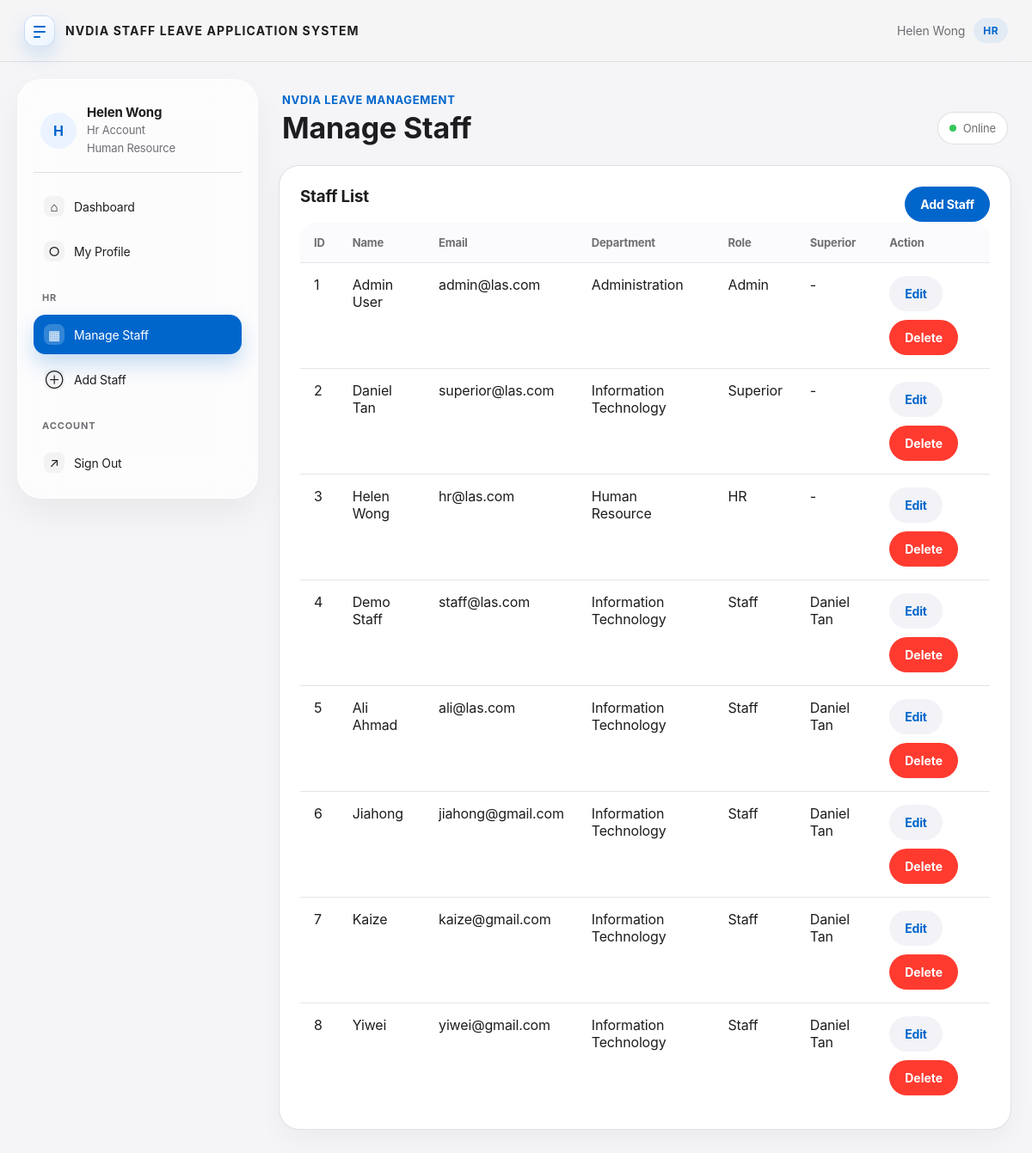
The app's page /staff_list.php (signed in) with its own data.
### tables this page shows
CREATE TABLE `staff` (
  `staff_id` int(11) NOT NULL AUTO_INCREMENT,
  `staff_name` varchar(100) NOT NULL,
  `email` varchar(100) NOT NULL,
  `password` varchar(255) NOT NULL,
  `department_id` int(11) NOT NULL,
  `role_id` int(11) NOT NULL,
  `superior_id` int(11) DEFAULT NULL,
  `is_active` tinyint(1) NOT NULL DEFAULT 1,
  `created_at` datetime NOT NULL DEFAULT current_timestamp(),
  `updated_at` datetime NOT NULL DEFAULT current_timestamp() ON UPDATE current_timestamp(),
  PRIMARY KEY (`staff_id`),
  UNIQUE KEY `uk_staff_email` (`email`),
  KEY `idx_staff_department` (`department_id`),
  KEY `idx_staff_role` (`role_id`),
  KEY `idx_staff_superior` (`superior_id`),
  CONSTRAINT `fk_staff_department` FOREIGN KEY (`department_id`) REFERENCES `department` (`department_id`) ON UPDATE CASCADE,
  CONSTRAINT `fk_staff_role` FOREIGN KEY (`role_id`) REFERENCES `role` (`role_id`) ON UPDATE CASCADE,
  CONSTRAINT `fk_staff_superior` FOREIGN KEY (`superior_id`) REFERENCES `staff` (`staff_id`) ON DELETE SET NULL ON UPDATE CASCADE
);

CREATE TABLE `department` (
  `department_id` int(11) NOT NULL AUTO_INCREMENT,
  `department_name` varchar(100) NOT NULL,
  `department_description` varchar(255) DEFAULT NULL,
  PRIMARY KEY (`department_id`),
  UNIQUE KEY `uk_department_name` (`department_name`)
);

CREATE TABLE `role` (
  `role_id` int(11) NOT NULL AUTO_INCREMENT,
  `role_name` varchar(30) NOT NULL,
  `role_label` varchar(60) NOT NULL,
  `role_description` varchar(255) DEFAULT NULL,
  `can_apply_leave` tinyint(1) NOT NULL DEFAULT 0,
  `can_review_leave` tinyint(1) NOT NULL DEFAULT 0,
  `can_manage_staff` tinyint(1) NOT NULL DEFAULT 0,
  `can_view_email_log` tinyint(1) NOT NULL DEFAULT 0,
  `can_administer_system` tinyint(1) NOT NULL DEFAULT 0,
  PRIMARY KEY (`role_id`),
  UNIQUE KEY `uk_role_name` (`role_name`)
);

### staff_list.php (the view, shortened to what this page needs)
<?php
require_once("core.php");
$pageTitle = "Manage Staff";
renderPageHeader($pageTitle);
$staffRows = dbSelectAll(
    $conn,
    "SELECT s.staff_id, s.staff_name, s.email, d.department_name, r.role_label, r.role_name,
            sp.staff_name AS superior_name
     FROM staff s
     INNER JOIN department d ON s.department_id = d.department_id
     INNER JOIN `role` r ON s.role_id = r.role_id
     LEFT JOIN staff sp ON s.superior_id = sp.staff_id
     WHERE s.is_active = 1
     ORDER BY s.staff_id ASC"
);
?>
<div class="card">
    <div class="action-row" style="justify-content: space-between; align-items: center;">
        <h3>Staff List</h3>
        <a class="btn" href="add_staff.php">Add Staff</a>
    </div>
    <table class="table">
        <tr>
            <th>ID</th>
            <th>Name</th>
            <th>Email</th>
            <th>Department</th>
            <th>Role</th>
            <th>Superior</th>
            <th>Action</th>
        </tr>
        <?php if (count($staffRows) > 0) { ?>
            <?php foreach ($staffRows as $row) { ?>
                <tr>
                    <td><?php echo e($row["staff_id"]); ?></td>
                    <td><?php echo e($row["staff_name"]); ?></td>
                    <td><?php echo e($row["email"]); ?></td>
                    <td><?php echo e($row["department_name"]); ?></td>
                    <td><?php echo e($row["role_label"]); ?></td>
                    <td><?php echo e($row["superior_name"] ?: "-"); ?></td>
                    <td>
                        <div class="action-row">
                            <a class="btn btn-secondary" href="update_staff.php?staff_id=<?php echo e($row["staff_id"]); ?>">Edit</a>
                            <form method="post" action="delete_staff.php" onsubmit="return confirmDelete();" style="display:inline; margin:0;">
                                <button type="submit" class="btn btn-danger">Delete</button>
                            </form>
                        </div>
                    </td>
                </tr>
            <?php } ?>
        <?php } else { ?>
            <tr>
                <td colspan="7">No staff found.</td>
            </tr>
        <?php } ?>
    </table>
</div>
<?php renderPageFooter(); ?>

### core.php (shortened to what this page needs)
<?php
$DB_HOST = "localhost";
$DB_USER = "root";
$DB_PASS = "";
$DB_NAME = "las_db";
$COMPANY_NAME = "NVDIA";
$SYSTEM_NAME = $COMPANY_NAME . " Staff Leave Application System";
$conn = mysqli_connect($DB_HOST, $DB_USER, $DB_PASS, $DB_NAME);
mysqli_set_charset($conn, "utf8mb4");
function bindPreparedParams($stmt, $types, $params) {
    if ($types === "" || count($params) === 0) {
        return true;
    }
    $refs = array();
    $refs[] = $types;
    foreach ($params as $key => $value) {
        $refs[] = &$params[$key];
    }
    return call_user_func_array(array($stmt, "bind_param"), $refs);
}
function dbExecute($conn, $sql, $types = "", $params = array()) {
    $stmt = mysqli_prepare($conn, $sql);
    if (!bindPreparedParams($stmt, $types, $params)) {
        mysqli_stmt_close($stmt);
        return false;
    }
    if (!mysqli_stmt_execute($stmt)) {
        mysqli_stmt_close($stmt);
        return false;
    }
    return $stmt;
}
function dbSelectOne($conn, $sql, $types = "", $params = array()) {
    $stmt = dbExecute($conn, $sql, $types, $params);
    $result = mysqli_stmt_get_result($stmt);
    $row = $result ? mysqli_fetch_assoc($result) : null;
    return $row;
}
function dbSelectAll($conn, $sql, $types = "", $params = array()) {
    $stmt = dbExecute($conn, $sql, $types, $params);
    $result = mysqli_stmt_get_result($stmt);
    $rows = array();
    if ($result) {
        while ($row = mysqli_fetch_assoc($result)) {
            $rows[] = $row;
        }
    }
    return $rows;
}
function e($value) {
    return htmlspecialchars((string)$value, ENT_QUOTES, "UTF-8");
}
function refreshCurrentUserSession($conn) {
    $staff_id = (int)$_SESSION["staff_id"];
    $row = dbSelectOne(
        $conn,
        "SELECT s.staff_id, s.staff_name, s.email, s.department_id, d.department_name, r.role_id, r.role_name
         FROM staff s
         INNER JOIN `role` r ON s.role_id = r.role_id
         INNER JOIN department d ON s.department_id = d.department_id
         WHERE s.staff_id = ? AND s.is_active = 1
         LIMIT 1",
        "i",
        array($staff_id)
    );
}
refreshCurrentUserSession($conn);
$current_staff_name = $_SESSION["staff_name"] ?? "";
$current_role = $_SESSION["role"] ?? "";
$current_department_name = $_SESSION["department_name"] ?? "";
function renderPageHeader($pageTitle = "") {
    global $COMPANY_NAME, $SYSTEM_NAME, $current_staff_name, $current_role, $current_department_name;
    $currentFile = basename($_SERVER["PHP_SELF"]);
    $profileInitial = $current_staff_name != "" ? strtoupper(substr($current_staff_name, 0, 1)) : "U";
?>
<!DOCTYPE html>
<html lang="en">
<head>
    <link rel="stylesheet" href="style.css">
</head>
<body>
<header class="global-header">
    <div class="global-brand">
        <div class="logo-mark" aria-hidden="true"><span></span></div>
        <div class="global-title"><?php echo e(strtoupper($SYSTEM_NAME)); ?></div>
    </div>
    <div class="global-user">
        <span><?php echo e($current_staff_name); ?></span>
        <strong><?php echo e(strtoupper($current_role)); ?></strong>
    </div>
</header>
<div class="app-shell">
    <aside class="sidebar">
        <div class="sidebar-profile">
            <div class="profile-circle"><?php echo e($profileInitial); ?></div>
            <div>
                <h3><?php echo e($current_staff_name); ?></h3>
                <p><?php echo e(ucfirst($current_role)); ?> Account</p>
                <p class="help-text"><?php echo e($current_department_name); ?></p>
            </div>
        </div>
        <nav class="menu">
            <a class="<?php if ($currentFile == 'dashboard.php') echo 'active'; ?>" href="dashboard.php"><span class="nav-icon">⌂</span>Dashboard</a>
            <a class="<?php if ($currentFile == 'update_staff.php') echo 'active'; ?>" href="update_staff.php"><span class="nav-icon">○</span>My Profile</a>
            <?php if ($current_role == "hr" || $current_role == "admin") { ?>
                <div class="menu-section">HR</div>
                <a class="<?php if ($currentFile == 'staff_list.php') echo 'active'; ?>" href="staff_list.php"><span class="nav-icon">▦</span>Manage Staff</a>
                <a class="<?php if ($currentFile == 'add_staff.php') echo 'active'; ?>" href="add_staff.php"><span class="nav-icon">⊕</span>Add Staff</a>
            <?php } ?>
            <div class="menu-section">Account</div>
            <a href="logout.php"><span class="nav-icon">↗</span>Sign Out</a>
        </nav>
    </aside>
    <main class="main-content">
        <div class="page-heading">
            <div>
                <p class="eyebrow"><?php echo e($COMPANY_NAME); ?> Leave Management</p>
                <h1><?php echo e($pageTitle); ?></h1>
            </div>
            <div class="status-dot-card"><span></span>Online</div>
        </div>
<?php
}
function renderPageFooter() {
?>
    </main>
</div>
</body>
</html>
<?php
}
?>

### records on screen
staff: department.department_name "Human Resource", staff_id "3", staff_name "Helen Wong", email "hr@las.com", role.role_label "HR", superior_name "-"
staff: staff_id "1", staff_name "Admin User", email "admin@las.com", department.department_name "Administration", role.role_label "Admin", superior_name "-"
staff: staff_id "2", staff_name "Daniel Tan", email "superior@las.com", department.department_name "Information Technology", role.role_label "Superior", superior_name "-"
staff: staff_id "4", staff_name "Demo Staff", email "staff@las.com", department.department_name "Information Technology", role.role_label "Staff", superior.staff_name "Daniel Tan"
staff: staff_id "5", staff_name "Ali Ahmad", email "ali@las.com", department.department_name "Information Technology", role.role_label "Staff", superior.staff_name "Daniel Tan"
staff: staff_id "6", staff_name "Jiahong", email "jiahong@gmail.com", department.department_name "Information Technology", role.role_label "Staff", superior.staff_name "Daniel Tan"
staff: staff_id "7", staff_name "Kaize", email "kaize@gmail.com", department.department_name "Information Technology", role.role_label "Staff", superior.staff_name "Daniel Tan"
staff: staff_id "8", staff_name "Yiwei", email "yiwei@gmail.com", department.department_name "Information Technology", role.role_label "Staff", superior.staff_name "Daniel Tan"

### other values on screen
$SYSTEM_NAME "NVDIA STAFF LEAVE APPLICATION SYSTEM"
$current_staff_name "Helen Wong"
$current_role "HR"
$profileInitial "H"
$current_role "Hr"
$COMPANY_NAME "NVDIA"
$pageTitle "Manage Staff"
